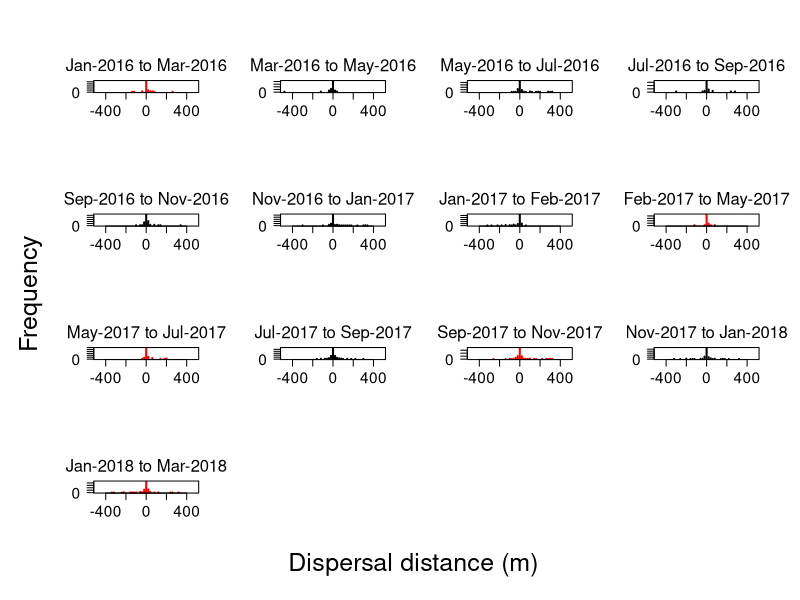
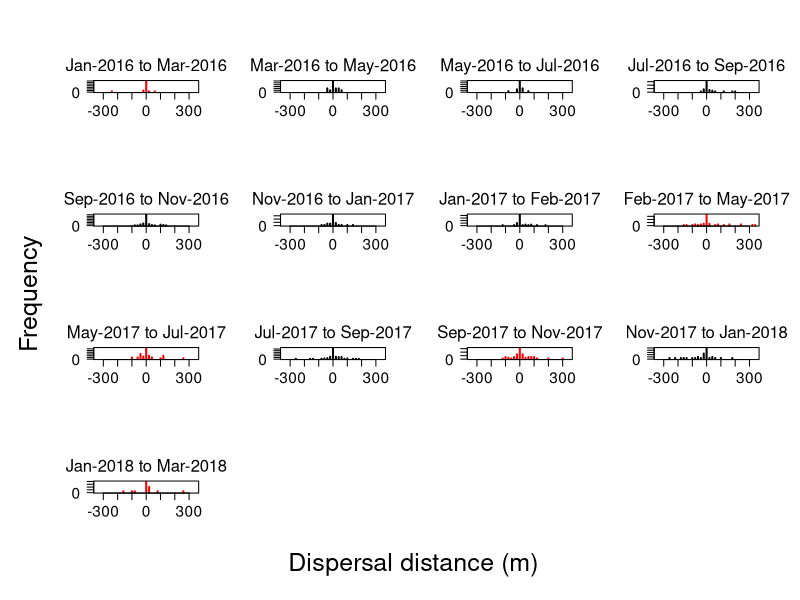
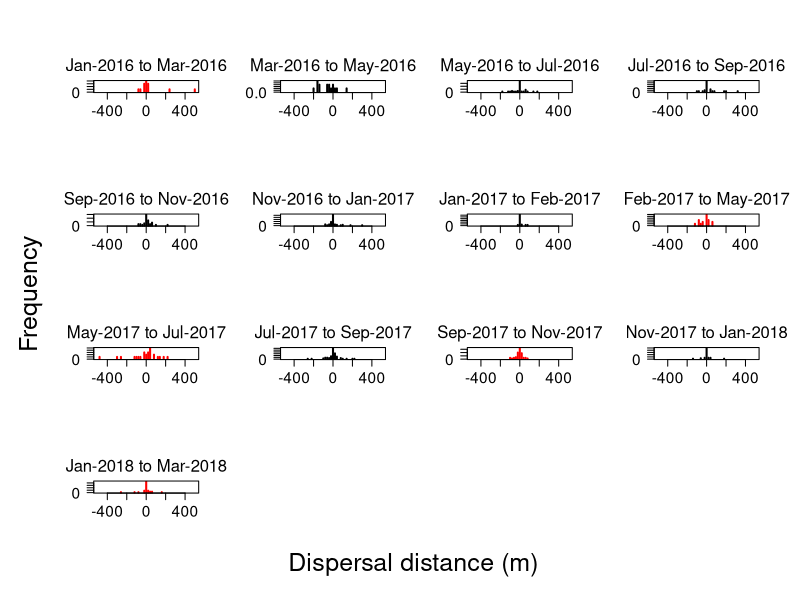

Here is the R script that generated these plots, in order:
# Script for figure S1-3
# Library ----
  library(stringr)

# Data ----
  dat <- read.csv("data/data_itg2019-03-29.csv")
  dat$Y_m <- dat$Y*20
  dat$Label <- paste0(dat$St_Month, "-", dat$St_Year, " to ", dat$End_Month, "-", dat$End_Year)
  SP <- sort(unique(dat$species) )

# Plot ----
  pdf("figure_raw_dispersal.pdf", width = 13, height = 12)
    for(i in 1:length(SP) ){
      par(mfrow = c(4, 4), oma = c(3,3,2,1) )
      dd <- dat[dat$species==SP[i],]
      sapply(1:length(unique(dd$Period) ),
             function(x){
             ##plot
               plot(table(dd$Y_m[dd$Period == x]),
                    axes = F, ann = F, col = ifelse(unique(dd$Q99[dd$Period == x]) >= 1, "red", "black"),
                    xlim = c(-max(abs(dd$Y_m), na.rm = T),
                             max(abs(dd$Y_m), na.rm = T) ) )
               legend("topright", bty = "n", cex = 1.5,
                      legend = substitute("N = "*v1, list(v1 = sum(dd$Yrecap[dd$Period == x]) ) ) )
             ##panel label
               St_Month <- sort(unique(dd[dd$Period == x, "St_Month"]) )
               St_Year <- unique(dd[dd$Period == x, "St_Year"])
               End_Month <- sort(na.omit(unique(dd[dd$Period == x, "End_Month"]) ) )
               End_Year <- na.omit(unique(dd[dd$Period == x, "End_Year"]) )
               lab <- paste0(str_sub(month.name[St_Month[1]], 1, 3), "-", St_Year,
                            " to ",
                            str_sub(month.name[End_Month[1]], 1, 3), "-", End_Year)
               mtext(lab, 3, line = 0.5, cex.axis = 1.2)
             ##axis
               sapply(1:2, function(z) axis(z, las = z, cex.axis = 1.4) )
             })
      mtext("Dispersal distance (m)", 1, outer = T, cex = 1.5)
      mtext("Frequency", 2, outer = T, cex = 1.5)
    }
  dev.off()
    